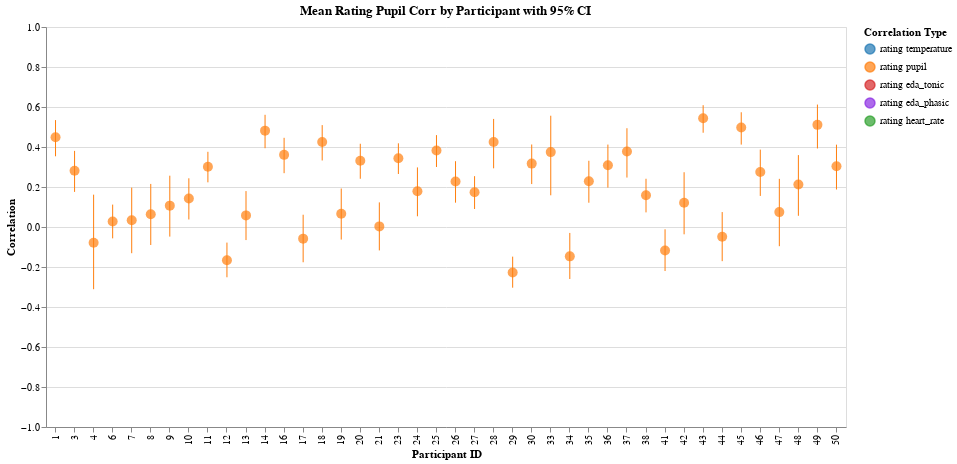

Notebook cell for this chart:
### Markdown cell above
## Rating / Pupil

### Code cell
col1, col2 = "rating", "pupil"

corr_by_trial = calculate_correlations_by_trial(df, col1, col2)
corr_by_participant = aggregate_correlations_fisher_z(
    corr_by_trial, col1, col2, "participant_id", include_ci=True
)
plot_correlations_by_trial(corr_by_trial, col1, col2)
pupil = plot_correlations_by_participant(
    corr_by_participant, col1, col2, with_config=False, color_map=COLORS
)
pupil

### Figure 1 — Vega-Lite specification as saved in the notebook (floating-point values rounded to 4 significant figures)
{"config": {"view": {"continuousWidth": 300, "continuousHeight": 300}}, "layer": [{"mark": {"type": "rule"}, "encoding": {"color": {"field": "correlation_type", "legend": {"labelExpr": "replace(replace(datum.label, '_corr', ''), '_', ' ')", "title": "Correlation Type"}, "scale": {"domain": ["rating_temperature_corr", "rating_pupil_corr", "rating_eda_tonic_corr", "rating_eda_phasic_corr", "rating_heart_rate_corr"], "range": ["#1f77b4", "#ff7f0e", "#d62728", "#8a2be2", "#2ca02c"]}, "type": "nominal"}, "x": {"axis": {"title": "Participant ID"}, "field": "participant_id", "type": "ordinal"}, "y": {"axis": {"title": "Correlation"}, "field": "participant_id_rating_pupil_corr_ci_lower", "scale": {"domain": [-1, 1]}, "type": "quantitative"}, "y2": {"field": "participant_id_rating_pupil_corr_ci_upper"}}, "title": "Mean Rating Pupil Corr by Participant with 95% CI"}, {"mark": {"type": "circle", "size": 100}, "encoding": {"color": {"field": "correlation_type", "legend": {"labelExpr": "replace(replace(datum.label, '_corr', ''), '_', ' ')", "title": "Correlation Type"}, "scale": {"domain": ["rating_temperature_corr", "rating_pupil_corr", "rating_eda_tonic_corr", "rating_eda_phasic_corr", "rating_heart_rate_corr"], "range": ["#1f77b4", "#ff7f0e", "#d62728", "#8a2be2", "#2ca02c"]}, "type": "nominal"}, "tooltip": [{"field": "participant_id", "title": "Participant", "type": "nominal"}, {"field": "participant_id_rating_pupil_corr_mean", "format": ".3f", "title": "Mean Correlation", "type": "quantitative"}, {"field": "participant_id_rating_pupil_corr_ci_lower", "format": ".3f", "title": "CI Lower", "type": "quantitative"}, {"field": "participant_id_rating_pupil_corr_ci_upper", "format": ".3f", "title": "CI Upper", "type": "quantitative"}], "x": {"axis": {"title": "Participant ID"}, "field": "participant_id", "type": "ordinal"}, "y": {"field": "participant_id_rating_pupil_corr_mean", "type": "quantitative"}}, "title": "Mean Rating Pupil Corr by Participant with 95% CI"}], "data": {"name": "data-9226ea75e3fa4c52638d6af1855bd1d8"}, "height": 400, "width": 800, "$schema": "https://vega.github.io/schema/vega-lite/v5.20.1.json", "datasets": {"data-9226ea75e3fa4c52638d6af1855bd1d8": [{"participant_id": 1, "participant_id_rating_pupil_corr_mean": 0.4486, "participant_id_rating_pupil_corr_ci_lower": 0.3535, "participant_id_rating_pupil_corr_ci_upper": 0.5345, "correlation_type": "rating_pupil_corr"}, {"participant_id": 3, "participant_id_rating_pupil_corr_mean": 0.2812, "participant_id_rating_pupil_corr_ci_lower": 0.1755, "participant_id_rating_pupil_corr_ci_upper": 0.3806, "correlation_type": "rating_pupil_corr"}, {"participant_id": 4, "participant_id_rating_pupil_corr_mean": -0.07912, "participant_id_rating_pupil_corr_ci_lower": -0.311, "participant_id_rating_pupil_corr_ci_upper": 0.1617, "correlation_type": "rating_pupil_corr"}, {"participant_id": 6, "participant_id_rating_pupil_corr_mean": 0.0278, "participant_id_rating_pupil_corr_ci_lower": -0.05675, "participant_id_rating_pupil_corr_ci_upper": 0.112, "correlation_type": "rating_pupil_corr"}, {"participant_id": 7, "participant_id_rating_pupil_corr_mean": 0.03376, "participant_id_rating_pupil_corr_ci_lower": -0.131, "participant_id_rating_pupil_corr_ci_upper": 0.1967, "correlation_type": "rating_pupil_corr"}, {"participant_id": 8, "participant_id_rating_pupil_corr_mean": 0.06418, "participant_id_rating_pupil_corr_ci_lower": -0.08999, "participant_id_rating_pupil_corr_ci_upper": 0.2154, "correlation_type": "rating_pupil_corr"}, {"participant_id": 9, "participant_id_rating_pupil_corr_mean": 0.1068, "participant_id_rating_pupil_corr_ci_lower": -0.04801, "participant_id_rating_pupil_corr_ci_upper": 0.2566, "correlation_type": "rating_pupil_corr"}, {"participant_id": 10, "participant_id_rating_pupil_corr_mean": 0.1421, "participant_id_rating_pupil_corr_ci_lower": 0.03765, "participant_id_rating_pupil_corr_ci_upper": 0.2435, "correlation_type": "rating_pupil_corr"}, {"participant_id": 11, "participant_id_rating_pupil_corr_mean": 0.3016, "participant_id_rating_pupil_corr_ci_lower": 0.2233, "participant_id_rating_pupil_corr_ci_upper": 0.376, "correlation_type": "rating_pupil_corr"}, {"participant_id": 12, "participant_id_rating_pupil_corr_mean": -0.166, "participant_id_rating_pupil_corr_ci_lower": -0.2513, "participant_id_rating_pupil_corr_ci_upper": -0.07802, "correlation_type": "rating_pupil_corr"}, {"participant_id": 13, "participant_id_rating_pupil_corr_mean": 0.05798, "participant_id_rating_pupil_corr_ci_lower": -0.06538, "participant_id_rating_pupil_corr_ci_upper": 0.1796, "correlation_type": "rating_pupil_corr"}, {"participant_id": 14, "participant_id_rating_pupil_corr_mean": 0.4818, "participant_id_rating_pupil_corr_ci_lower": 0.3939, "participant_id_rating_pupil_corr_ci_upper": 0.561, "correlation_type": "rating_pupil_corr"}, {"participant_id": 16, "participant_id_rating_pupil_corr_mean": 0.3607, "participant_id_rating_pupil_corr_ci_lower": 0.2691, "participant_id_rating_pupil_corr_ci_upper": 0.4459, "correlation_type": "rating_pupil_corr"}, {"participant_id": 17, "participant_id_rating_pupil_corr_mean": -0.0583, "participant_id_rating_pupil_corr_ci_lower": -0.1763, "participant_id_rating_pupil_corr_ci_upper": 0.06133, "correlation_type": "rating_pupil_corr"}, {"participant_id": 18, "participant_id_rating_pupil_corr_mean": 0.4251, "participant_id_rating_pupil_corr_ci_lower": 0.3326, "participant_id_rating_pupil_corr_ci_upper": 0.5094, "correlation_type": "rating_pupil_corr"}, {"participant_id": 19, "participant_id_rating_pupil_corr_mean": 0.06581, "participant_id_rating_pupil_corr_ci_lower": -0.06289, "participant_id_rating_pupil_corr_ci_upper": 0.1924, "correlation_type": "rating_pupil_corr"}, {"participant_id": 20, "participant_id_rating_pupil_corr_mean": 0.3315, "participant_id_rating_pupil_corr_ci_lower": 0.2411, "participant_id_rating_pupil_corr_ci_upper": 0.4162, "correlation_type": "rating_pupil_corr"}, {"participant_id": 21, "participant_id_rating_pupil_corr_mean": 0.003077, "participant_id_rating_pupil_corr_ci_lower": -0.117, "participant_id_rating_pupil_corr_ci_upper": 0.1231, "correlation_type": "rating_pupil_corr"}, {"participant_id": 23, "participant_id_rating_pupil_corr_mean": 0.344, "participant_id_rating_pupil_corr_ci_lower": 0.2651, "participant_id_rating_pupil_corr_ci_upper": 0.4184, "correlation_type": "rating_pupil_corr"}, {"participant_id": 24, "participant_id_rating_pupil_corr_mean": 0.1785, "participant_id_rating_pupil_corr_ci_lower": 0.05358, "participant_id_rating_pupil_corr_ci_upper": 0.2979, "correlation_type": "rating_pupil_corr"}, {"participant_id": 25, "participant_id_rating_pupil_corr_mean": 0.3826, "participant_id_rating_pupil_corr_ci_lower": 0.3, "participant_id_rating_pupil_corr_ci_upper": 0.4595, "correlation_type": "rating_pupil_corr"}, {"participant_id": 26, "participant_id_rating_pupil_corr_mean": 0.2279, "participant_id_rating_pupil_corr_ci_lower": 0.1216, "participant_id_rating_pupil_corr_ci_upper": 0.329, "correlation_type": "rating_pupil_corr"}, {"participant_id": 27, "participant_id_rating_pupil_corr_mean": 0.1733, "participant_id_rating_pupil_corr_ci_lower": 0.09003, "participant_id_rating_pupil_corr_ci_upper": 0.2542, "correlation_type": "rating_pupil_corr"}, {"participant_id": 28, "participant_id_rating_pupil_corr_mean": 0.4247, "participant_id_rating_pupil_corr_ci_lower": 0.2934, "participant_id_rating_pupil_corr_ci_upper": 0.5403, "correlation_type": "rating_pupil_corr"}, {"participant_id": 29, "participant_id_rating_pupil_corr_mean": -0.2272, "participant_id_rating_pupil_corr_ci_lower": -0.3035, "participant_id_rating_pupil_corr_ci_upper": -0.1481, "correlation_type": "rating_pupil_corr"}, {"participant_id": 30, "participant_id_rating_pupil_corr_mean": 0.317, "participant_id_rating_pupil_corr_ci_lower": 0.2146, "participant_id_rating_pupil_corr_ci_upper": 0.4125, "correlation_type": "rating_pupil_corr"}, {"participant_id": 33, "participant_id_rating_pupil_corr_mean": 0.3745, "participant_id_rating_pupil_corr_ci_lower": 0.1585, "participant_id_rating_pupil_corr_ci_upper": 0.5564, "correlation_type": "rating_pupil_corr"}, {"participant_id": 34, "participant_id_rating_pupil_corr_mean": -0.1468, "participant_id_rating_pupil_corr_ci_lower": -0.2599, "participant_id_rating_pupil_corr_ci_upper": -0.0297, "correlation_type": "rating_pupil_corr"}, {"participant_id": 35, "participant_id_rating_pupil_corr_mean": 0.2289, "participant_id_rating_pupil_corr_ci_lower": 0.1214, "participant_id_rating_pupil_corr_ci_upper": 0.3312, "correlation_type": "rating_pupil_corr"}, {"participant_id": 36, "participant_id_rating_pupil_corr_mean": 0.3085, "participant_id_rating_pupil_corr_ci_lower": 0.1969, "participant_id_rating_pupil_corr_ci_upper": 0.4121, "correlation_type": "rating_pupil_corr"}, {"participant_id": 37, "participant_id_rating_pupil_corr_mean": 0.3772, "participant_id_rating_pupil_corr_ci_lower": 0.2472, "participant_id_rating_pupil_corr_ci_upper": 0.4939, "correlation_type": "rating_pupil_corr"}, {"participant_id": 38, "participant_id_rating_pupil_corr_mean": 0.1583, "participant_id_rating_pupil_corr_ci_lower": 0.07311, "participant_id_rating_pupil_corr_ci_upper": 0.2412, "correlation_type": "rating_pupil_corr"}, {"participant_id": 41, "participant_id_rating_pupil_corr_mean": -0.1171, "participant_id_rating_pupil_corr_ci_lower": -0.2201, "participant_id_rating_pupil_corr_ci_upper": -0.01144, "correlation_type": "rating_pupil_corr"}, {"participant_id": 42, "participant_id_rating_pupil_corr_mean": 0.1217, "participant_id_rating_pupil_corr_ci_lower": -0.0365, "participant_id_rating_pupil_corr_ci_upper": 0.2739, "correlation_type": "rating_pupil_corr"}, {"participant_id": 43, "participant_id_rating_pupil_corr_mean": 0.5438, "participant_id_rating_pupil_corr_ci_lower": 0.4713, "participant_id_rating_pupil_corr_ci_upper": 0.609, "correlation_type": "rating_pupil_corr"}, {"participant_id": 44, "participant_id_rating_pupil_corr_mean": -0.04881, "participant_id_rating_pupil_corr_ci_lower": -0.1708, "participant_id_rating_pupil_corr_ci_upper": 0.07466, "correlation_type": "rating_pupil_corr"}, {"participant_id": 45, "participant_id_rating_pupil_corr_mean": 0.4971, "participant_id_rating_pupil_corr_ci_lower": 0.412, "participant_id_rating_pupil_corr_ci_upper": 0.5736, "correlation_type": "rating_pupil_corr"}, {"participant_id": 46, "participant_id_rating_pupil_corr_mean": 0.2751, "participant_id_rating_pupil_corr_ci_lower": 0.1553, "participant_id_rating_pupil_corr_ci_upper": 0.3869, "correlation_type": "rating_pupil_corr"}, {"participant_id": 47, "participant_id_rating_pupil_corr_mean": 0.07449, "participant_id_rating_pupil_corr_ci_lower": -0.09599, "participant_id_rating_pupil_corr_ci_upper": 0.2407, "correlation_type": "rating_pupil_corr"}, {"participant_id": 48, "participant_id_rating_pupil_corr_mean": 0.2129, "participant_id_rating_pupil_corr_ci_lower": 0.05609, "participant_id_rating_pupil_corr_ci_upper": 0.3595, "correlation_type": "rating_pupil_corr"}, {"participant_id": 49, "participant_id_rating_pupil_corr_mean": 0.5106, "participant_id_rating_pupil_corr_ci_lower": 0.3926, "participant_id_rating_pupil_corr_ci_upper": 0.6121, "correlation_type": "rating_pupil_corr"}, {"participant_id": 50, "participant_id_rating_pupil_corr_mean": 0.3037, "participant_id_rating_pupil_corr_ci_lower": 0.1874, "participant_id_rating_pupil_corr_ci_upper": 0.4117, "correlation_type": "rating_pupil_corr"}]}}
